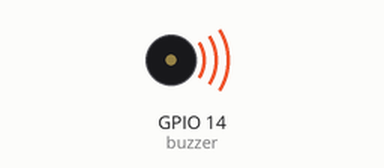
Recording of a program running on a simulated Raspberry Pi (BCM pin numbers). On the bench: buzzer (waves = sounding). At 35.0 s the program stops and its outputs stay as they are.

Above: at 0.1 s.
At 35.1 s:
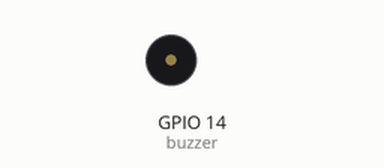
Timing chart, 0 to 36.5 s (numbered marks = the images above):
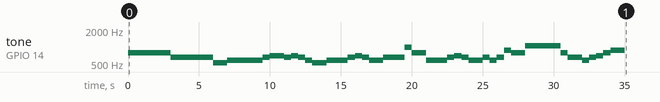

Measured:
- by itself, tone on GPIO 14 (buzzer): plays 784 Hz for 3.0 s, 659 Hz for 3.0 s, 523 Hz for 1.0 s, 587 Hz for 2.5 s, 659 Hz for 0.50 s, 698 Hz for 1.0 s … (37 notes in this stretch)

The program:

Buzzer13.py
```python
import RPi.GPIO as GPIO
import time

buzzer = 14
GPIO.setmode(GPIO.BCM)
GPIO.setup(buzzer, GPIO.OUT)

pwm = GPIO.PWM(buzzer, 1.0)
pwm.start(90.0)

scale = [523, 587, 659, 698, 784, 880, 988, 1047]
frog = [5, 5, 5, 5, 5, 5, 3, 3, 3, 3, 3, 1, \
    2, 2, 2, 2, 2, 3, 4, 3, 4, 3, 2, 1, \
    2, 2, 2, 3, 4, 3, 2, 3, 3, 3, 7, 5, \
    2, 2, 2, 3, 4, 3, 2, 3, 2, 3, 6, 5, \
    8, 8, 8, 8, 8, 5, 3, 2, 3, 4, 5, 6, \
    5, 5, 5, 5, 5, 6, 7, 8, 8, 8, 8, 8]

try:
    for i in range(0, 60):
        pwm.ChangeFrequency(scale[frog[i]-1])
        if i == 6 or i == 11 or i == 18 or i == 23 or i == 30 or i == 35 or i == 42 or i == 47 or i == 54 or i == 59 or i == 66 or i == 71 or i == 78 or i == 83:
            time.sleep(1.0)
        else:
            time.sleep(0.5)
    pwm.stop()

finally:
    GPIO.cleanup()
```
